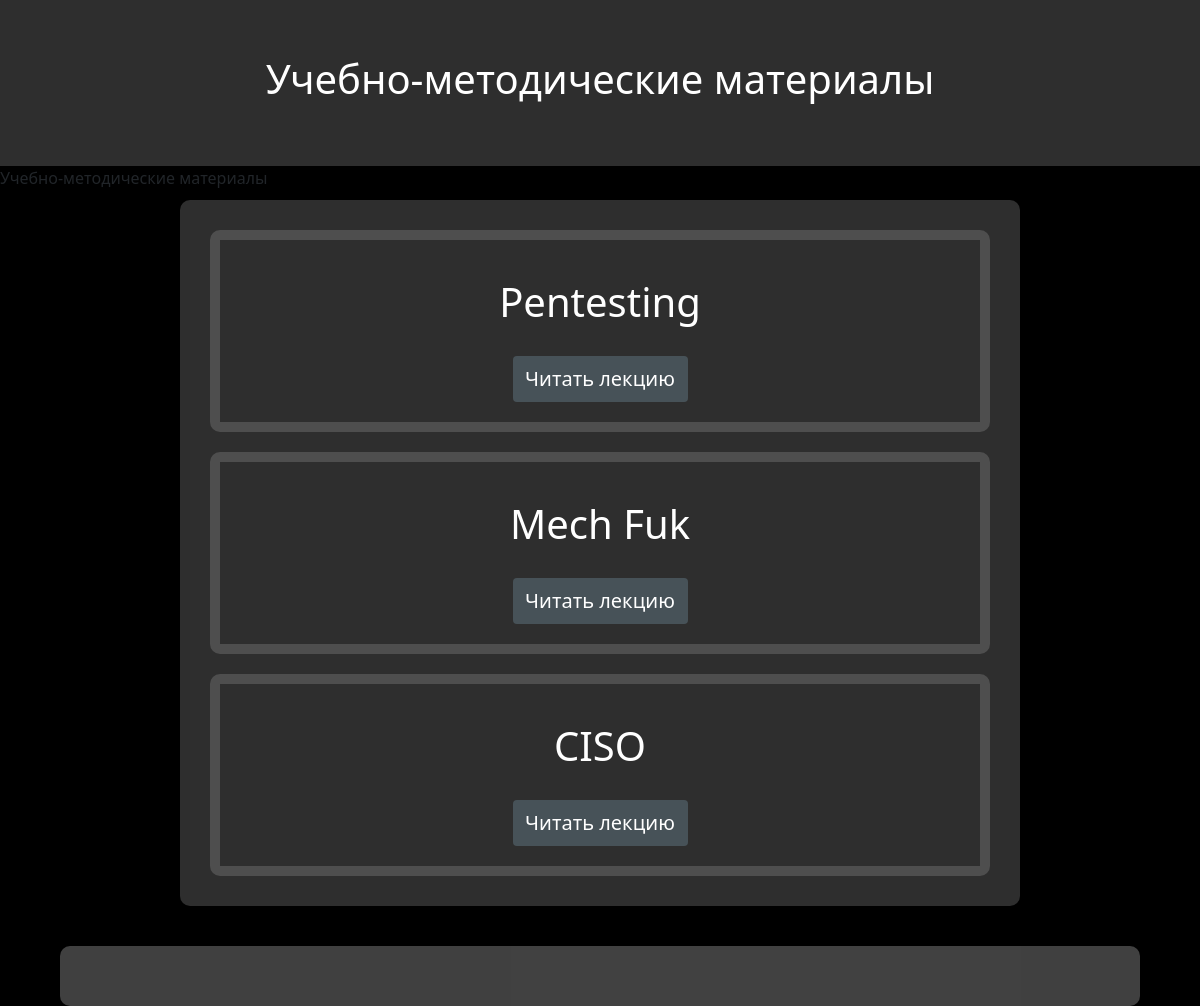
Page /cat/6/ on the committed database.
### lecture/models.py (models this page shows, shortened)
class Lecture(models.Model):
    title = models.CharField('Название темы', max_length=50)
    subtitle = models.CharField('Подзаголовок', max_length=255)
    full_text = models.TextField('Контент')
    cards = models.ImageField('Карточки', upload_to='cards/%Y/%m/%d/')
    date = models.DateTimeField('Дата добавления')
    is_active = models.BooleanField('Опубликовано', null=True)
    cat = models.ForeignKey('Subject', on_delete=models.PROTECT, verbose_name='Предмет')
    test = models.ForeignKey('Test', verbose_name='Наименование теста', on_delete=models.PROTECT, blank=True)
    class Meta:
        verbose_name = 'Лекция'
        verbose_name_plural = 'Лекции'
        ordering = ['-date']

### lecture/views.py (the view)
# urls.py: path('cat/<int:sub_id>/', detailLectureTopic, name='details_lecture'),
def detailLectureTopic(req, sub_id):
    data = {
        'lectures': Lecture.objects.filter(cat_id=sub_id).order_by('-date'),
        'test_result': TestResult.objects.order_by('date'),
        'title_page': 'Уроки',
        'title': 'Учебно-методические материалы'
    }
    return render(req, 'lecture/details_lectures.html', data)

### lecture/templates/lecture/details_lectures.html (shortened to what this page needs)
{% extends 'lecture/index.html' %}
{% block content %}
    {% block header%}{{ title }}{% endblock %}
<div class="ramka">
    {% for lecture in lectures %}
        {% if lecture.is_active %}
            <div class="studymaterials">
                <h1>{{ lecture.title }}</h1>
                <a href="{% url 'detail_lesson' lecture.id %}" class="btn btn-success">Читать лекцию</a>
            </div>
        {% endif %}
    {% endfor %}
</div>
{% endblock %}

### lecture/static/lecture/css/main.css (style rules this page uses)
body { background: #000; padding: 0px; margin: 0px; position: relative; }
.ramka { display: block; width: 70%; margin: auto; height: auto; background: rgba(154, 154, 154, 0.3); border-radius: 10px; padding: 10px; margin-top: 10px; margin-bottom: 100px;; }
.studymaterials { border: 10px solid rgba(154, 154, 154, 0.3); border-radius: 10px; padding: 20px; text-align: center; margin: 20px; color: #fff; }
.studymaterials h1 { font-size: 40px; padding: 18px 2px; margin-bottom: 12px; }
.btn-success { border: 10px; padding: 8px; width: 175px; color: #fff; font-size: 20px; background: rgba(170, 225, 255, 0.2); }

### rows in the picture
Lecture: title "Pentesting"
Lecture: title "Mech Fuk"
Lecture: title "CISO"

### other values in the picture
{{ title }} "Учебно-методические материалы Учебно-методические материалы"
